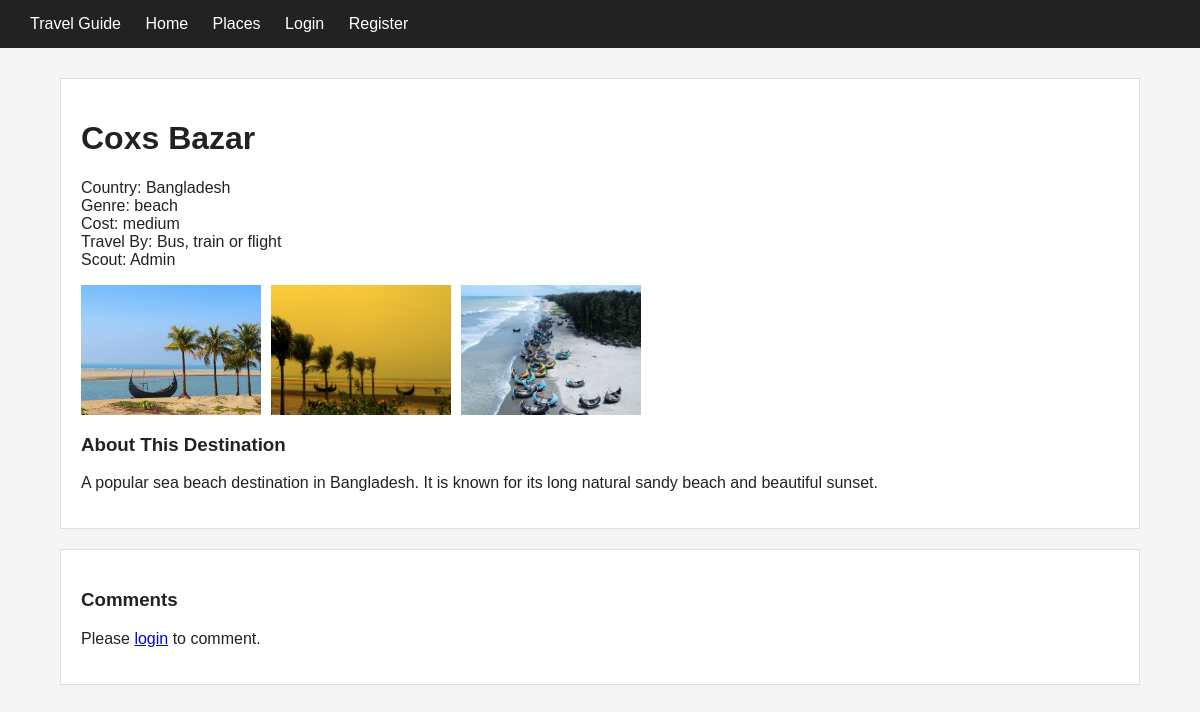
The page /post.php?id=1 on the database its author committed.
### tables this page shows
CREATE TABLE IF NOT EXISTS posts (
    id INT AUTO_INCREMENT PRIMARY KEY,
    scout_id INT NOT NULL,
    title VARCHAR(200) NOT NULL,
    short_history TEXT NOT NULL,
    country VARCHAR(100) NOT NULL,
    genre VARCHAR(50) NOT NULL,
    cost_level VARCHAR(20) NOT NULL,
    travel_medium_info VARCHAR(255) NOT NULL,
    images TEXT,
    status VARCHAR(20) NOT NULL DEFAULT 'approved',
    created_at DATETIME DEFAULT CURRENT_TIMESTAMP,
    updated_at DATETIME DEFAULT CURRENT_TIMESTAMP,
    FOREIGN KEY (scout_id) REFERENCES users(id) ON DELETE CASCADE
);

CREATE TABLE IF NOT EXISTS users (
    id INT AUTO_INCREMENT PRIMARY KEY,
    name VARCHAR(100) NOT NULL,
    email VARCHAR(150) NOT NULL UNIQUE,
    password VARCHAR(255) NOT NULL,
    role VARCHAR(20) NOT NULL DEFAULT 'user',
    is_verified TINYINT(1) NOT NULL DEFAULT 0,
    profile_picture VARCHAR(255) DEFAULT '',
    created_at TIMESTAMP DEFAULT CURRENT_TIMESTAMP
);

### config.php (called while the page is built, shortened)
<?php
function e($text) {
    return htmlspecialchars($text ?? "", ENT_QUOTES, "UTF-8");
}
function loggedIn() {
    return isset($_SESSION["user_id"]);
}
function isUser() {
    return loggedIn() && ($_SESSION["role"] == "user" || $_SESSION["role"] == "traveler");
}
function imageList($value) {
    return array_filter(array_map("trim", explode(",", $value)));
}
?>

### post.php (the view, shortened to what this page needs)
<?php
include "config.php";
$id = (int)($_GET["id"] ?? 0);
$sql = "SELECT p.*, u.name AS scout_name
        FROM posts p
        LEFT JOIN users u ON p.scout_id=u.id
        WHERE p.id=$id AND p.status='approved'";
$result = $conn->query($sql);
$post = $result->fetch_assoc();
$images = imageList($post["images"]);
?>
<!DOCTYPE html>
<html>
<head>
    <link rel="stylesheet" href="style.css">
</head>
<body>
<?php include "header.php"; ?>
<div class="container">
<div class="box">
<h1><?php echo e($post["title"]); ?></h1>
<p>
    Country: <?php echo e($post["country"]); ?><br>
    Genre: <?php echo e($post["genre"]); ?><br>
    Cost: <?php echo e($post["cost_level"]); ?><br>
    Travel By: <?php echo e($post["travel_medium_info"]); ?><br>
    Scout: <?php echo e($post["scout_name"]); ?>
</p>
<div class="image-row">
<?php foreach ($images as $image): ?>
    <img src="uploads/posts/<?php echo e($image); ?>">
<?php endforeach; ?>
</div>
<h3>About This Destination</h3>
<p><?php echo nl2br(e($post["short_history"])); ?></p>
</div>
<div class="box">
<h3>Comments</h3>
<?php if (isUser()): ?>
<form method="post" action="post.php?id=<?php echo $id; ?>"
      onsubmit="return checkForm()">
    <textarea name="content" required
              placeholder="Write your comment"></textarea>
    <input type="submit" value="Post Comment">
</form>
<?php elseif (!loggedIn()): ?>
<p>Please <a href="login.php">login</a> to comment.</p>
<?php endif; ?>
</div>
</div>
</body>
</html>

### style.css (style rules this page uses)
body { font-family: Arial; margin: 0; background: #f5f5f5; color: #222; }
.container { width: 90%; max-width: 1100px; margin: 30px auto; }
.box { background: white; padding: 20px; margin: 20px 0; border: 1px solid #ddd; }
.image-row { display: flex; gap: 10px; flex-wrap: wrap; }
.image-row img { width: 180px; height: 130px; object-fit: cover; }

### rows shown on the page
posts: title "Coxs Bazar", country "Bangladesh", genre "beach", cost_level "medium", travel_medium_info "Bus, train or flight", scout.name "Admin", short_history "A popular sea beach destination in Bangladesh. It is known for its long natural sandy beach and beautiful sunset."
